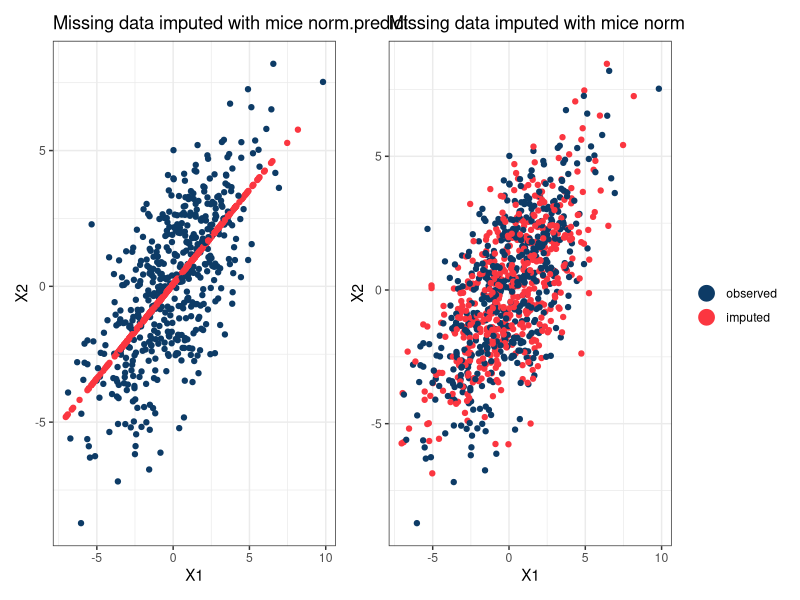

This figure's R source:

library(dplyr)
library(ggplot2)
library(patchwork)

set.seed(10)

dat <- MASS::mvrnorm(1000, mu = c(0, 0), Sigma = diag(2, 2) + 5)

colnames(dat) <- c("X1", "X2")

dat[runif(1000) > 0.5, 2] <- NA 

dat_imp_norm <- mice::mice(dat, m = 1, method = "norm")
dat_imp_norm <- mice::complete(dat_imp_norm) %>% 
  mutate(missing = is.na(dat[, 2]))

dat_imp_norm.predict <- mice::mice(dat, m = 1, method = "norm.predict")
dat_imp_norm.predict <- mice::complete(dat_imp_norm.predict) %>% 
  mutate(missing = is.na(dat[, 2]))

p1 <- ggplot(dat_imp_norm.predict, aes(x = X1, y = X2, col = missing)) +
  geom_point() +
  scale_color_manual(values = c("#0D3B66", "#FB3640"),
                     name = "", labels = c("observed", "imputed")) +
  theme_bw() +
  ggtitle("Missing data imputed with mice norm.predict")

p2 <- ggplot(dat_imp_norm, aes(x = X1, y = X2, col = missing)) +
  geom_point() +
  scale_color_manual(values = c("#0D3B66", "#FB3640"),
                     name = "", labels = c("observed", "imputed")) +
  theme_bw() +
  ggtitle("Missing data imputed with mice norm")

p1 + p2 + plot_layout(guides = "collect") & 
  guides(color = guide_legend(override.aes = list(size = 5)))



